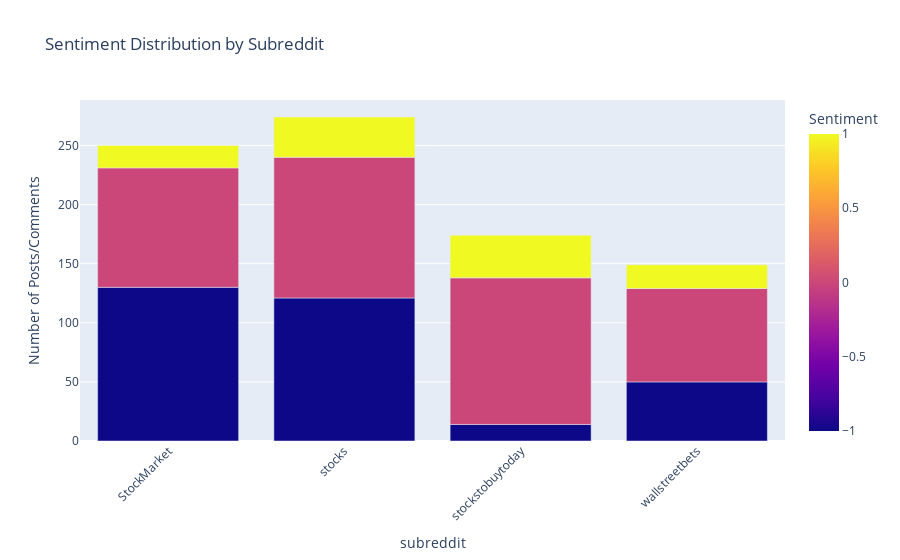

The notebook cell this image was saved under:
### Markdown cell above
### Advanced Data Visualizations

### Code cell
# Visualization 1: Interactive Sentiment Distribution by Subreddit
fig1 = px.bar(reddit_data.groupby(['subreddit', 'label']).size().reset_index(name='count'),
              x='subreddit', y='count', color='label',
              title='Sentiment Distribution by Subreddit',
              labels={'count': 'Number of Posts/Comments', 'label': 'Sentiment'},
              color_discrete_map={1.0: 'green', 0.0: 'gray', -1.0: 'red'})
fig1.update_layout(xaxis_tickangle=-45)
fig1.show()

### Figure 1 — Plotly figure (JSON) as saved in the notebook; plotly's stock layout.template omitted (floating-point values rounded to 4 significant figures)
{"data": [{"hovertemplate": "subreddit=%{x}<br>Number of Posts/Comments=%{y}<br>Sentiment=%{marker.color}<extra></extra>", "legendgroup": "", "marker": {"color": [-1.0, 0.0, 1.0, -1.0, 0.0, 1.0, -1.0, 0.0, 1.0, -1.0, 0.0, 1.0], "coloraxis": "coloraxis", "pattern": {"shape": ""}}, "name": "", "orientation": "v", "showlegend": false, "textposition": "auto", "type": "bar", "x": ["StockMarket", "StockMarket", "StockMarket", "stocks", "stocks", "stocks", "stockstobuytoday", "stockstobuytoday", "stockstobuytoday", "wallstreetbets", "wallstreetbets", "wallstreetbets"], "xaxis": "x", "y": [130, 101, 19, 121, 119, 34, 14, 124, 36, 50, 79, 20], "yaxis": "y"}], "layout": {"barmode": "relative", "coloraxis": {"colorbar": {"title": {"text": "Sentiment"}}, "colorscale": [[0, "#0d0887"], [0.1111, "#46039f"], [0.2222, "#7201a8"], [0.3333, "#9c179e"], [0.4444, "#bd3786"], [0.5556, "#d8576b"], [0.6667, "#ed7953"], [0.7778, "#fb9f3a"], [0.8889, "#fdca26"], [1, "#f0f921"]]}, "legend": {"tracegroupgap": 0}, "title": {"text": "Sentiment Distribution by Subreddit"}, "xaxis": {"anchor": "y", "domain": [0, 1], "tickangle": -45, "title": {"text": "subreddit"}}, "yaxis": {"anchor": "x", "domain": [0, 1], "title": {"text": "Number of Posts/Comments"}}}}
